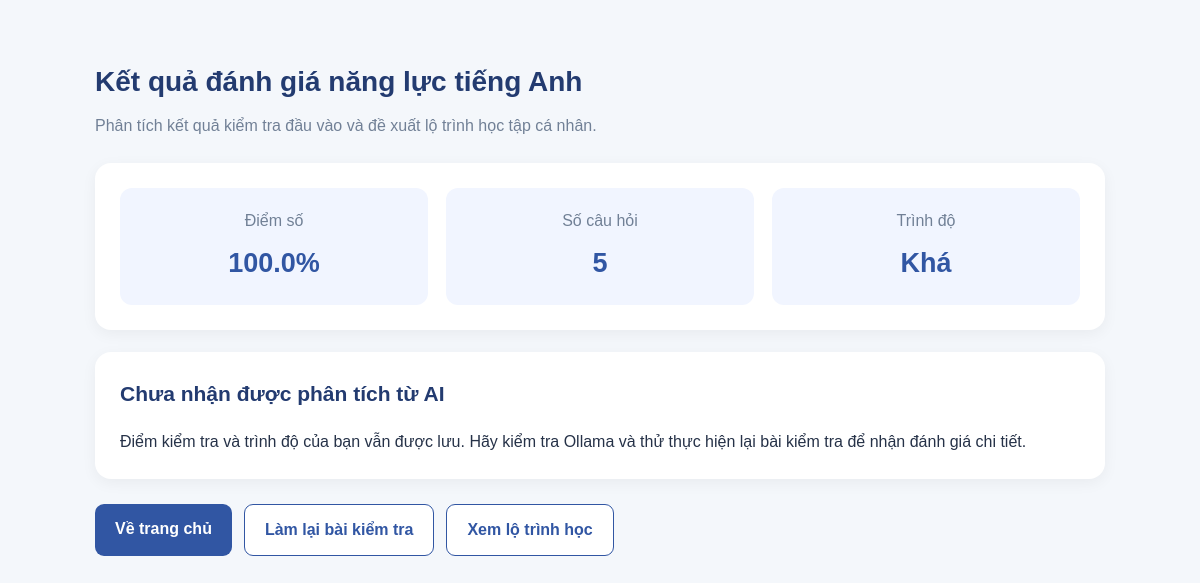
The app's page /placement-result/1 (signed in) with its own data.
### database.py (models this page shows)
class TestResult(db.Model):
    __tablename__ = "test_results"
    id = db.Column(db.Integer, primary_key=True)
    user_id = db.Column(db.Integer, db.ForeignKey("users.id"))
    score = db.Column(db.Float, default=0)
    total_questions = db.Column(db.Integer, default=0)
    level = db.Column(db.String(30))
    completed_at = db.Column(db.DateTime, default=datetime.utcnow)
    ai_analysis = db.Column(db.Text)

### app.py (the view, shortened to what this page needs)
@app.route("/placement-result/<int:result_id>")
@role_required("student")
def placement_result(result_id):
    result = TestResult.query.filter_by(
        id=result_id,
        user_id=current_user.id
    ).first_or_404()
    ai_evaluation = None
    return render_template(
        "placement_result.html",
        result=result,
        ai_evaluation=ai_evaluation
    )

### app.py (called while the page is built)
@login_manager.user_loader
def load_user(user_id):
    return db.session.get(User, int(user_id))

def role_required(*roles):
    def decorator(function):
        @wraps(function)
        @login_required
        def wrapper(*args, **kwargs):
            if current_user.role not in roles:
                abort(403)
            return function(*args, **kwargs)
        return wrapper
    return decorator

### templates/placement_result.html (shortened to what this page needs)
<!DOCTYPE html>
<html lang="vi">
<head>
</head>
<body>
<div class="container">
    <div class="header">
        <h1>Kết quả đánh giá năng lực tiếng Anh</h1>
        <p>Phân tích kết quả kiểm tra đầu vào và đề xuất lộ trình học tập cá nhân.</p>
    </div>
    <div class="card">
        <div class="overview">
            <div class="overview-item">
                <span>Điểm số</span>
                <strong>{{ result.score }}%</strong>
            </div>
            <div class="overview-item">
                <span>Số câu hỏi</span>
                <strong>{{ result.total_questions }}</strong>
            </div>
            <div class="overview-item">
                <span>Trình độ</span>
                <strong>{{ result.level }}</strong>
            </div>
        </div>
    </div>
    {% if ai_evaluation %}
        <div class="card">
            <h2>👩‍🏫 Nhận xét từ AI</h2>
            <div class="feedback">
                {{ ai_evaluation.get("feedback", "Chưa có nhận xét.") }}
            </div>
        </div>
        <div class="card">
            <h2>Đánh giá theo từng kỹ năng</h2>
            {% for item in ai_evaluation.get("skill_analysis", []) %}
                <div class="skill-item">
                    <div class="skill-heading">
                        <strong>
                            {{ item.get("skill_name", item.get("skill", "Kỹ năng")) }}
                        </strong>
                        <strong>
                            {{ item.get("correct", 0) }}/{{ item.get("total", 0) }}
                            ({{ item.get("score", 0) }}%)
                        </strong>
                    </div>
                    <div class="bar">
                        <div class="bar-fill"
                             data-score="{{ item.get('score', 0) }}">
                        </div>
                    </div>
                    <p class="skill-comment">
                        {{ item.get("comment", "") }}
                    </p>
                </div>
            {% else %}
                <p class="empty">Chưa có dữ liệu phân tích theo kỹ năng.</p>
            {% endfor %}
        </div>
        <div class="card">
            <h2>Điểm mạnh và điểm cần cải thiện</h2>
            <div class="two-columns">
                <div class="strength">
                    <h3>Điểm mạnh</h3>
                    <ul>
                        {% for item in ai_evaluation.get("strengths", []) %}
                            <li>{{ item }}</li>
                        {% else %}
                            <li>Chưa có dữ liệu.</li>
                        {% endfor %}
                    </ul>
                </div>
                <div class="weakness">
                    <h3>Điểm cần cải thiện</h3>
                    <ul>
                        {% for item in ai_evaluation.get("weaknesses", []) %}
                            <li>{{ item }}</li>
                        {% else %}
                            <li>Chưa có dữ liệu.</li>
                        {% endfor %}
                    </ul>
                </div>
            </div>
        </div>
        <div class="card">
            <h2>Đề xuất học tập</h2>
            {% for item in ai_evaluation.get("recommendations", []) %}
                <div class="recommendation">
                    {{ item }}
                </div>
            {% else %}
                <p class="empty">Chưa có đề xuất học tập.</p>
            {% endfor %}
        </div>
        <div class="card">
            <h2>Lộ trình học tập đề xuất</h2>
            {% set path = ai_evaluation.get("learning_path", {}) %}
            <div class="path-section">
                <h3>1. Củng cố nền tảng</h3>
                <ul>
                    {% for item in path.get("foundation", []) %}
                        <li>{{ item }}</li>
                    {% else %}
                        <li class="empty">Chưa có nội dung.</li>
                    {% endfor %}
                </ul>
            </div>
            <div class="path-section">
                <h3>2. Luyện tập</h3>
                <ul>
                    {% for item in path.get("practice", []) %}
                        <li>{{ item }}</li>
                    {% else %}
                        <li class="empty">Chưa có nội dung.</li>
                    {% endfor %}
                </ul>
            </div>
            <div class="path-section">
                <h3>3. Phát triển nâng cao</h3>
                <ul>
                    {% for item in path.get("development", []) %}
                        <li>{{ item }}</li>
                    {% else %}
                        <li class="empty">Chưa có nội dung.</li>
                    {% endfor %}
                </ul>
            </div>
        </div>
    {% else %}
        <div class="card">
            <h2>Chưa nhận được phân tích từ AI</h2>
            <p>
                Điểm kiểm tra và trình độ của bạn vẫn được lưu.
                Hãy kiểm tra Ollama và thử thực hiện lại bài kiểm tra
                để nhận đánh giá chi tiết.
            </p>
        </div>
    {% endif %}
    <div class="actions">
        <a href="{{ url_for('dashboard') }}" class="btn btn-primary">
            Về trang chủ
        </a>
        <a href="{{ url_for('placement_test') }}" class="btn btn-secondary">
            Làm lại bài kiểm tra
        </a>
        <a href="{{ url_for('learning_path') }}" class="btn btn-secondary">
            Xem lộ trình học
        </a>
    </div>
</div>
</body>
</html>

### templates/placement_result.html (style rules this page uses)
* { box-sizing: border-box; margin: 0; padding: 0; }
body { font-family: Arial, sans-serif; background: #f4f7fb; color: #263248; line-height: 1.6; }
.container { max-width: 1050px; margin: 40px auto; padding: 20px; }
.header { margin-bottom: 25px; }
.header h1 { color: #233b70; font-size: 28px; margin-bottom: 8px; }
.header p { color: #718096; }
.card { background: white; border-radius: 16px; padding: 25px; margin-bottom: 22px; box-shadow: 0 4px 15px rgba(0, 0, 0, 0.05); }
.overview { display: grid; grid-template-columns: repeat(3, 1fr); gap: 18px; }
.overview-item { background: #f1f5ff; border-radius: 12px; padding: 20px; text-align: center; }
.overview-item span { display: block; color: #718096; margin-bottom: 8px; }
.overview-item strong { font-size: 27px; color: #3156a3; }
h2 { font-size: 21px; color: #233b70; margin-bottom: 18px; }
.actions { display: flex; flex-wrap: wrap; gap: 12px; margin-top: 25px; }
.btn { display: inline-block; padding: 12px 20px; border-radius: 9px; text-decoration: none; font-weight: bold; }
.btn-primary { background: #3156a3; color: white; }
.btn-secondary { background: white; color: #3156a3; border: 1px solid #3156a3; }

### records on screen
TestResult: score "100.0", total_questions "5", level "Khá"
